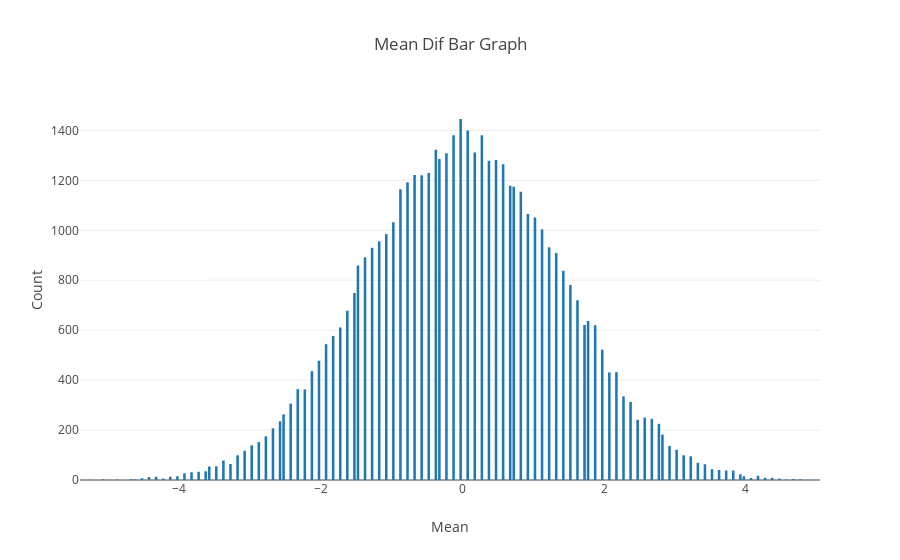

Write notebook code for a chart like this one.
### Code cell
data = [go.Histogram(x=mean_dif_list)]

layout = go.Layout(
    title='Mean Dif Bar Graph',
    xaxis=dict(
        title='Mean'
    ),
    yaxis=dict(
        title='Count'
    ),
    bargap=0.2,
    bargroupgap=0.1
)

fig = go.Figure(data=data, layout=layout)

py.iplot(fig,filename='basic histogram')

### Figure 1 — Plotly figure (JSON) as saved in the notebook; plotly's stock layout.template omitted (floating-point values rounded to 4 significant figures; data arrays with more than 128 entries replaced by an {"elided": "..."} marker saying what was removed)
{"data": [{"type": "histogram", "uid": "8fbf5396-beaa-11e8-8acb-936843c5e2b9", "x": {"elided": "50000 float values"}}], "layout": {"bargap": 0.2, "bargroupgap": 0.1, "title": "Mean Dif Bar Graph", "xaxis": {"title": "Mean"}, "yaxis": {"title": "Count"}}}
